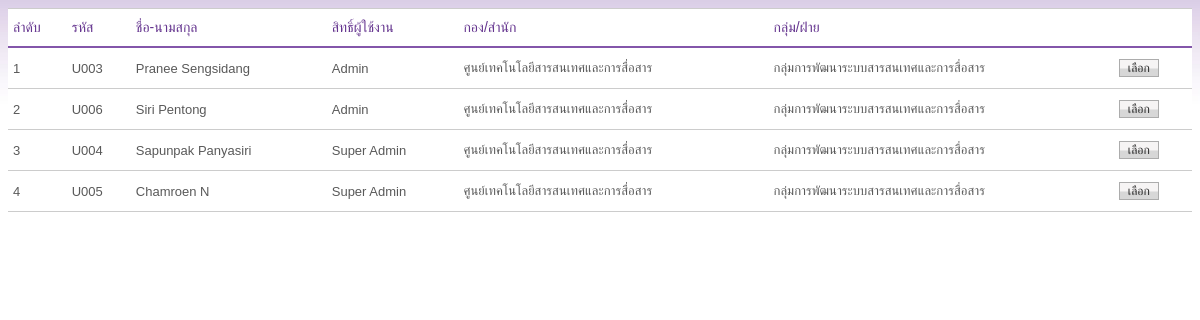
Page /request_list/coor_search.php on the committed database.
### tables this page shows
CREATE TABLE `informent` (
  `ID` int(11) NOT NULL auto_increment,
  `Code` varchar(10) default NULL,
  `Name` varchar(50) default NULL,
  `lastname` varchar(50) default NULL,
  `usertypeid` int(11) default NULL,
  `UserGroupID` int(11) default NULL,
  `DepartmentID` int(11) default NULL,
  `DivisionID` int(11) default NULL,
  `GroupID` int(11) default NULL,
  `HumanType` int(11) default NULL,
  `IdCard` varchar(17) default NULL,
  `Tel` varchar(11) default NULL,
  `Email` varchar(255) default NULL,
  `Password` varchar(50) default NULL,
  `DateRegister` datetime default NULL,
  PRIMARY KEY  (`ID`)
);

CREATE TABLE `usergroup` (
  `ID` int(10) NOT NULL auto_increment,
  `Code` varchar(10) default NULL,
  `UserGroupName` varchar(50) default NULL,
  `UserDate` date default NULL,
  `CanAccessAll` char(10) default NULL,
  `level` char(1) default NULL,
  PRIMARY KEY  (`ID`)
);

CREATE TABLE `division` (
  `ID` int(10) NOT NULL auto_increment,
  `Code` varchar(10) default NULL,
  `DivisionName` varchar(50) default NULL,
  `DeptID` int(10) default NULL,
  PRIMARY KEY  (`ID`)
);

CREATE TABLE `section` (
  `ID` int(10) NOT NULL auto_increment,
  `Code` varchar(20) default NULL,
  `GroupName` varchar(50) default NULL,
  `DivisionID` int(10) default NULL,
  `DeptID` int(10) default NULL,
  PRIMARY KEY  (`ID`)
);

### request_list/coor_search.php (the view, shortened to what this page needs)
<!DOCTYPE html PUBLIC "-//W3C//DTD XHTML 1.0 Transitional//EN" "http://www.w3.org/TR/xhtml1/DTD/xhtml1-transitional.dtd">
<html xmlns="http://www.w3.org/1999/xhtml">
<head>
<link rel="stylesheet" type="text/css" href="../css/other.css" />
<link rel="stylesheet" type="text/css" href="../css/style.css" />
</head>
<body>
<table class="tblist">
<tr>
	<th>ลำดับ</th>
    <th>รหัส</th>
    <th>ชื่อ-นามสกุล</th>
    <th>สิทธิ์ผู้ใช้งาน</th>
    <th>กอง/สำนัก</th>
    <th>กลุ่ม/ฝ่าย</th>
    <th></th>
</tr>
<?php
	$sql="SELECT a.id as id,a.code as code ,concat(a.name,' ',a.lastname) as name,b.divisionname as division,c. groupname as section,d.usergroupname as groupname";
	$sql .=" from informent a ";
	$sql .=" inner join division b on a.divisionid=b.id";
	$sql .=" inner join section c on a.groupid=c.id";
	$sql .=" inner join usergroup d on a.usergroupid=d.id";
	$sql .=" WHERE a.usertypeid='2'";
	$result=mysql_query($sql);
	$i=1;
	while($item=mysql_fetch_assoc($result)):
?>
<tr>
	<td><?php echo $i++; ?></td>
    <td><?php echo $item['code']?></td>
    <td><?php echo $item['name']?></td>
    <td><?php echo $item['groupname']?></td>
    <td><?php echo $item['division']?></td>
    <td><?php echo $item['section']?></td>
    <td><input type="button" name="sele" id="sele" class="btn" value="เลือก" onclick="javascript:get_id(<?php echo $item['id']?>)" /></td>
</tr>
<?php endwhile; ?>
</table>
</body>
</html>

### css/other.css (style rules this page uses)
.btn, a:link.btn, a:visited.btn { padding: 1px 8px; text-decoration: none; outline: none; color: #252525; font-size: 12px; font-weight:normal; background-image: url(../images/btn_bg.gif); background-repeat: repeat-x; border: solid #acacac 1px; cursor: pointer; cursor: hand; position:relative; }

### css/style.css (style rules this page uses)
html,body { font-family:Tahoma, Geneva, sans-serif; font-size:14px; color:#333; background:url(../images/bg_head.jpg) repeat-x; }
.tblist { font-family: "Lucida Sans Unicode", "Lucida Grande", Sans-Serif; font-size: 13px; background: #fff; margin:0; width: 100%; border-collapse: collapse; text-align: left; }
.tblist th { font-size: 14px; font-weight: normal; color:#65358f; padding: 10px 5px; border-top: 1px solid #ccc; border-bottom: 2px solid #8356aa; border-left: 0px solid #ccc; border-right: 0px solid #ccc; }
.tblist td { color:#595959; padding: 5px; height:30px; border-top: 1px solid #ccc; border-bottom: 1px solid #ccc; border-left: 0px solid #ccc; border-right: 0px solid #ccc; }

### rows in the picture
informent: Code "U003", name "Pranee Sengsidang", UserGroupID.UserGroupName "Admin", DivisionID.DivisionName "ศูนย์เทคโนโลยีสารสนเทศและการสื่อสาร", section.GroupName "กลุ่มการพัฒนาระบบสารสนเทศและการสื่อสาร"
informent: Code "U006", name "Siri Pentong", UserGroupID.UserGroupName "Admin", DivisionID.DivisionName "ศูนย์เทคโนโลยีสารสนเทศและการสื่อสาร", section.GroupName "กลุ่มการพัฒนาระบบสารสนเทศและการสื่อสาร"
informent: Code "U004", name "Sapunpak Panyasiri", UserGroupID.UserGroupName "Super Admin", DivisionID.DivisionName "ศูนย์เทคโนโลยีสารสนเทศและการสื่อสาร", section.GroupName "กลุ่มการพัฒนาระบบสารสนเทศและการสื่อสาร"
informent: Code "U005", name "Chamroen N", UserGroupID.UserGroupName "Super Admin", DivisionID.DivisionName "ศูนย์เทคโนโลยีสารสนเทศและการสื่อสาร", section.GroupName "กลุ่มการพัฒนาระบบสารสนเทศและการสื่อสาร"
